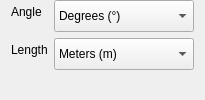
              <widget class="QWidget" name="widget_3" native="true">
               <property name="maximumSize">
                <size>
                 <width>200</width>
                 <height>16777215</height>
                </size>
               </property>
               <property name="styleSheet">
                <string notr="true"/>
               </property>
               <layout class="QFormLayout" name="formLayout">
                <property name="verticalSpacing">
                 <number>6</number>
                </property>
                <property name="topMargin">
                 <number>0</number>
                </property>
                <property name="bottomMargin">
                 <number>0</number>
                </property>
                <item row="3" column="0">
                 <widget class="QLabel" name="length_units_label">
                  <property name="text">
                   <string>Length</string>
                  </property>
                 </widget>
                </item>
                <item row="1" column="0">
                 <widget class="QLabel" name="angle_units_label">
                  <property name="text">
                   <string>Angle</string>
                  </property>
                 </widget>
                </item>
                <item row="1" column="1">
                 <widget class="QComboBox" name="units_angle_input">
                  <property name="minimumSize">
                   <size>
                    <width>140</width>
                    <height>32</height>
                   </size>
                  </property>
                  <item>
                   <property name="text">
                    <string>Degrees (°)</string>
                   </property>
                  </item>
                  <item>
                   <property name="text">
                    <string>Radians (rad)</string>
                   </property>
                  </item>
                 </widget>
                </item>
                <item row="3" column="1">
                 <widget class="QComboBox" name="units_length_input">
                  <property name="sizePolicy">
                   <sizepolicy hsizetype="Preferred" vsizetype="Fixed">
                    <horstretch>0</horstretch>
                    <verstretch>0</verstretch>
                   </sizepolicy>
                  </property>
                  <property name="minimumSize">
                   <size>
                    <width>140</width>
                    <height>32</height>
                   </size>
                  </property>
                  <property name="maximumSize">
                   <size>
                    <width>20000</width>
                    <height>16777215</height>
                   </size>
                  </property>
                  <item>
                   <property name="text">
                    <string>Meters (m)</string>
                   </property>
                  </item>
                  <item>
                   <property name="text">
                    <string>Millimeters (mm)</string>
                   </property>
                  </item>
                  <item>
                   <property name="text">
                    <string>Centimeters (cm)</string>
                   </property>
                  </item>
                  <item>
                   <property name="text">
                    <string>Inches (in)</string>
                   </property>
                  </item>
                 </widget>
                </item>
               </layout>
              </widget>
